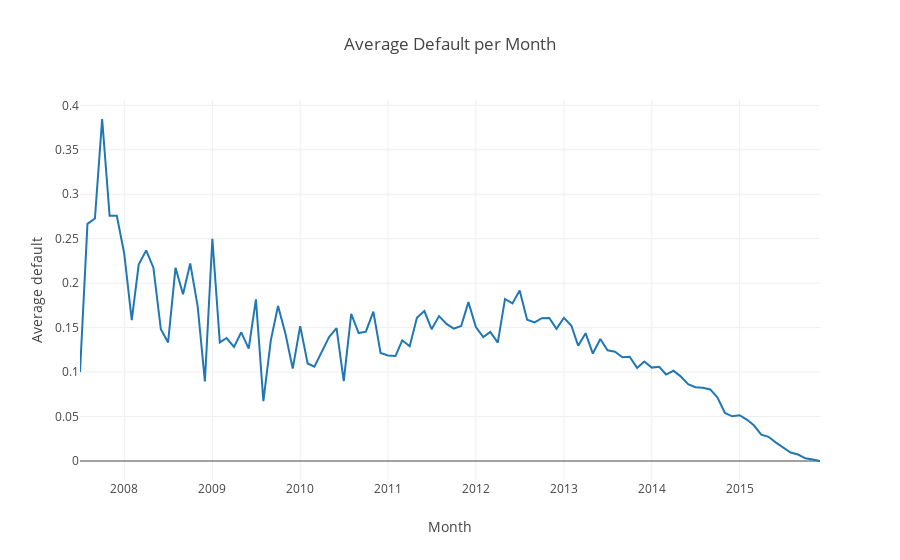

Notebook code for this chart:
### Markdown cell above
## Exploratory data analysis

### Code cell
count_loan_status = raw_data.groupby('apply_date')['loan_status'].mean().reset_index().sort_values(by='apply_date')

data = [go.Scatter(x=count_loan_status.apply_date, y=count_loan_status.loan_status)]

layout = dict(
    title = "Average Default per Month",
    xaxis=dict(
        title='Month'
    ),
    yaxis=dict(
        title='Average default'
    )
)

fig = dict(data=data, layout=layout)
iplot(fig)
